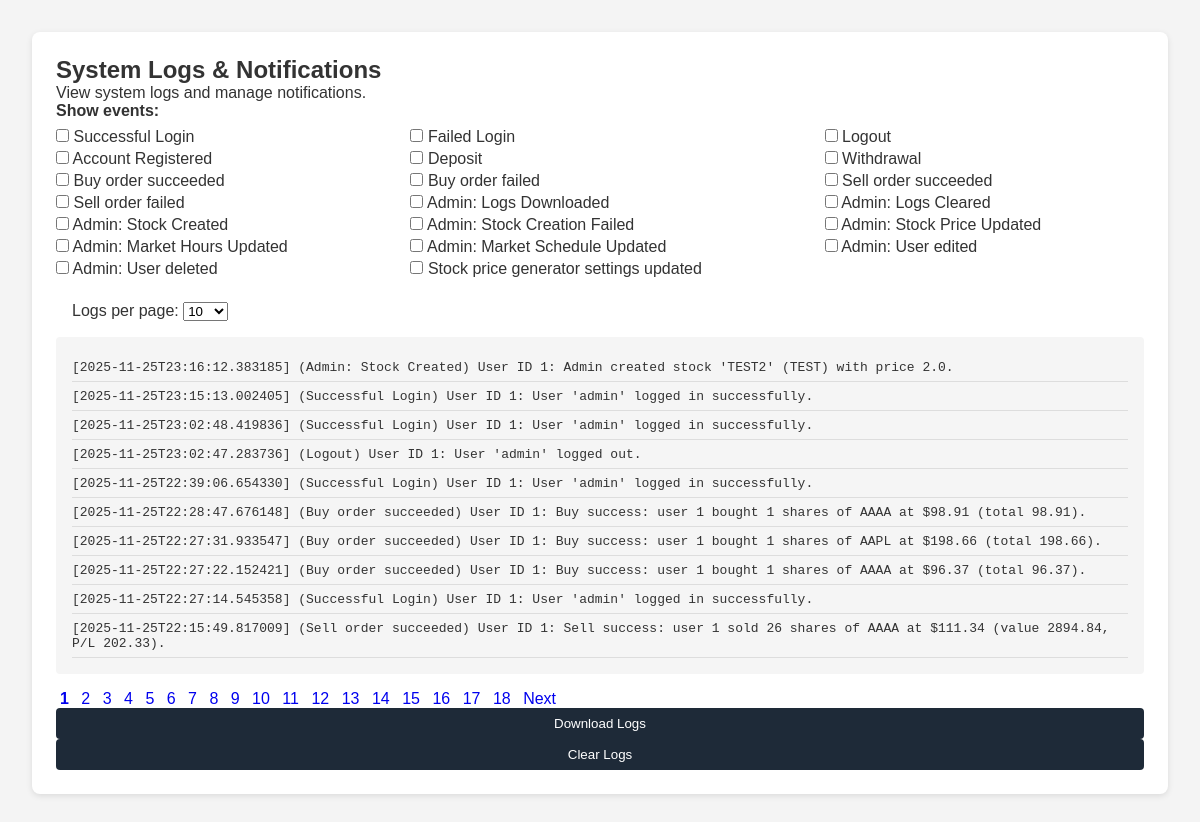
Page /admin/market/logs (signed in) on the earlier database version.
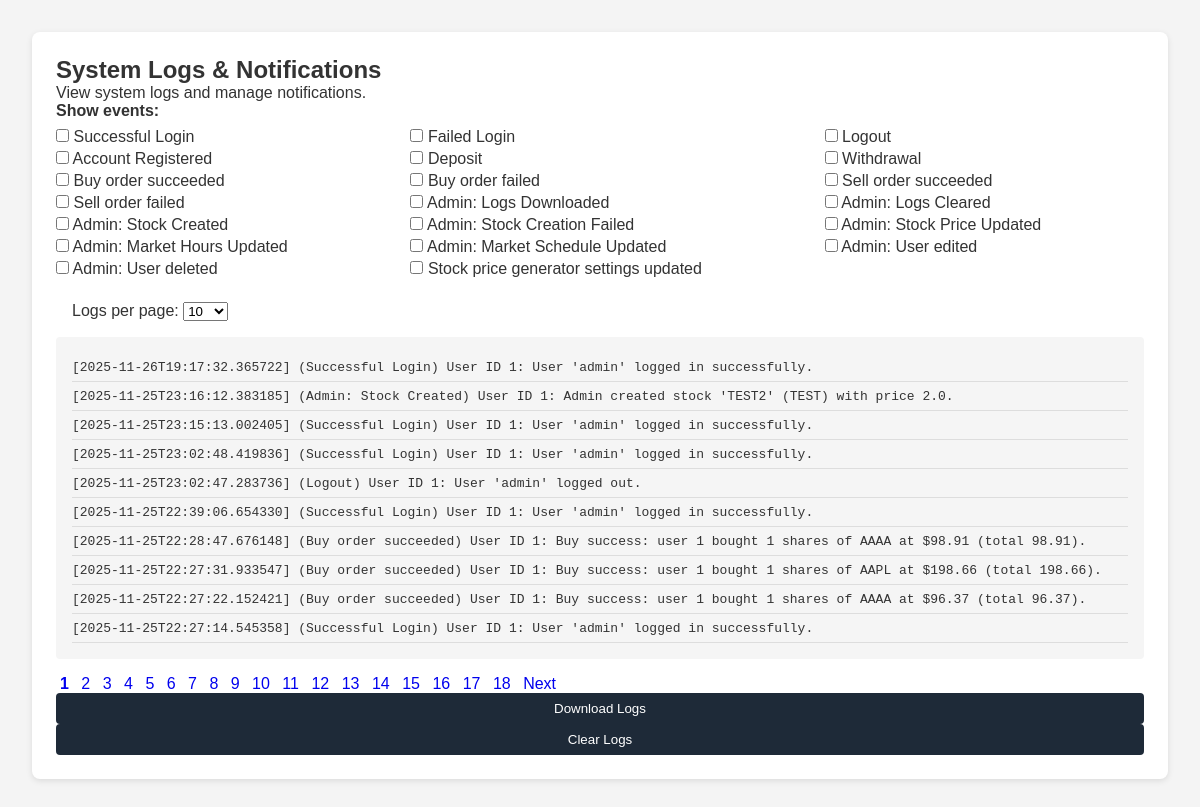
Same page on the later database version.
### tables this page shows
CREATE TABLE logs (
    log_id INTEGER PRIMARY KEY AUTOINCREMENT,
    timestamp TEXT DEFAULT (DATETIME('now')),
    user_id INTEGER,
    type INTEGER NOT NULL,
    details TEXT,
    FOREIGN KEY (user_id) REFERENCES users(user_id)
);

### app.py (the view)
@app.route('/admin/market/logs')
def admin_logs():
    check = require_admin()
    if check:
        return check
    page = int(request.args.get('page', 1))
    per_page = int(request.args.get('per_page', 10))
    selected_types = request.args.getlist("type")  # list of strings
    conn = get_db_connection()
    base_query = "FROM logs"
    params = []
    if selected_types:
        placeholders = ",".join("?" for _ in selected_types)
        base_query += f" WHERE type IN ({placeholders})"
        params.extend(int(t) for t in selected_types)
    count_query = "SELECT COUNT(*) " + base_query
    total_logs = conn.execute(count_query, params).fetchone()[0]
    offset = (page - 1) * per_page
    log_query = (
        "SELECT * " + base_query +
        " ORDER BY timestamp DESC LIMIT ? OFFSET ?"
    )
    logs = conn.execute(log_query, params + [per_page, offset]).fetchall()
    conn.close()
    event_types = {
        1: "Successful Login",
        2: "Failed Login",
        3: "Logout",
        4: "Account Registered",
        10: "Deposit",
        11: "Withdrawal",
        30: "Buy order succeeded",
        31: "Buy order failed",
        32: "Sell order succeeded",
        33: "Sell order failed",
        41: "Admin: Logs Downloaded",
        42: "Admin: Logs Cleared",
        43: "Admin: Stock Created",
        44: "Admin: Stock Creation Failed",
        45: "Admin: Stock Price Updated",
        46: "Admin: Market Hours Updated",
        47: "Admin: Market Schedule Updated",
        48: "Admin: User edited",
        49: "Admin: User deleted",
        50: "Stock price generator settings updated"
    }
    total_pages = (total_logs + per_page - 1) // per_page
    return render_template(
        'admin_logs.html',
        logs=logs,
        page=page,
        per_page=per_page,
        total_pages=total_pages,
        event_types=event_types,
        selected_types=selected_types  # pass list
    )

### app.py (called while the page is built)
def get_db_connection():
    conn = sqlite3.connect(DB_NAME, timeout=5, check_same_thread=False)
    conn.row_factory = sqlite3.Row
    conn.execute("PRAGMA journal_mode=WAL;")
    conn.execute("PRAGMA busy_timeout = 5000;")
    return conn

def require_admin():
    if 'user_id' not in session:
        flash("You must be logged in.", "error")
        return redirect(url_for('login'))
    conn = get_db_connection()
    user = conn.execute(
        'SELECT is_admin FROM users WHERE user_id = ?',
        (session['user_id'],)
    ).fetchone()
    conn.close()
    if not user:
        flash("User not found.", "error")
        return redirect(url_for('login'))
    is_admin = user['is_admin'] if 'is_admin' in user.keys() else 0
    if int(is_admin) != 1:
        flash("Administrator access required.", "error")
        if 'user_id' in session:
            return redirect(url_for('dashboard', user_id=session.get('user_id')))
        return redirect(url_for('login'))
    return None

### templates/admin_logs.html (shortened to what this page needs)
<!DOCTYPE html>
<html lang="en">
<head>
  <link rel="stylesheet" href="{{ url_for('static', filename='styles.css') }}">
</head>
<body>
<main>
<section class="panel">
  <h2>System Logs & Notifications</h2>
  <p>View system logs and manage notifications.</p>
  <form method="get" id="filterForm" style="margin-bottom: 1em;">
    <label><strong>Show events:</strong></label>
    <div class="checkbox-grid">
      {% for id, label in event_types.items() %}
        <label>
          <input type="checkbox"
                 name="type"
                 value="{{ id }}"
                 onchange="document.getElementById('filterForm').submit()">
          {{ label }}
        </label>
      {% endfor %}
    </div>
    <label style="margin-left: 1em; margin-top: 1em; display:block;">
      Logs per page:
      <select name="per_page" onchange="this.form.submit()">
        {% for n in [10,25,50,100] %}
          <option value="{{ n }}" {% if per_page==n %}selected{% endif %}>{{ n }}</option>
        {% endfor %}
      </select>
    </label>
  </form>
  <div style="background: #f5f5f5; padding: 1em; border-radius: 4px; max-height: 400px; overflow-y: auto;">
    {% for log in logs %}
      <div class="log-entry">
        [{{ log['timestamp'] }}] ({{ event_types.get(log['type'], 'Unknown') }})
        {% if log['user_id'] %}User ID {{ log['user_id'] }}{% endif %}: {{ log['details'] }}
      </div>
    {% else %}
      <div>No logs found.</div>
    {% endfor %}
  </div>
  <div class="pagination">
    {% for p in range(1, total_pages+1) %}
      <a href="?page={{ p }}&per_page={{ per_page }}{% for t in selected_types %}&type={{ t }}{% endfor %}"
         class="{% if p==page %}active{% endif %}">
         {{ p }}
      </a>
    {% endfor %}
    {% if page < total_pages %}
      <a href="?page={{ page+1 }}&per_page={{ per_page }}{% for t in selected_types %}&type={{ t }}{% endfor %}">
        Next
      </a>
    {% endif %}
  </div>
  <form action="{{ url_for('admin_logs_download') }}" method="get">
    <button type="submit" class="btn btn-primary">
       Download Logs
    </button>
  </form>
  <form action="{{ url_for('admin_logs_clear') }}" method="post"
        onsubmit="return confirm('Are you sure you want to clear all logs?');">
    <button type="submit" class="btn btn-danger">
       Clear Logs
    </button>
  </form>
</section>
</main>
</body>
</html>

### static/styles.css (style rules this page uses)
* { margin: 0; padding: 0; box-sizing: border-box; font-family: Arial, sans-serif; }
body { background-color: #f4f4f4; color: #333; }
main { padding: 2em; }
.panel { background: #fff; padding: 1.5em; margin-bottom: 2em; border-radius: 8px; box-shadow: 0 2px 6px rgba(0,0,0,0.1); }
form { display: flex; flex-direction: column; gap: 0.5em; }
input { padding: 0.5em; border: 1px solid #ccc; border-radius: 4px; }
button { padding: 0.6em 1em; border: none; background: #1e2a38; color: #fff; border-radius: 4px; cursor: pointer; }
* { margin:0;padding:0;box-sizing:border-box;font-family:Arial, sans-serif }
body { background:#f4f4f4;color:#333 }
main { padding:2em }
.panel { background:#fff;padding:1.5em;margin-bottom:2em;border-radius:8px;box-shadow:0 2px 6px rgba(0,0,0,.1) }

### templates/admin_logs.html (style rules this page uses)
.log-entry { padding: 0.5em 0; border-bottom: 1px solid #ddd; font-family: monospace; }
.pagination { margin-top: 1em; }
.pagination a { margin: 0 0.25em; text-decoration: none; }
.pagination a.active { font-weight: bold; }
.checkbox-grid { display: grid; grid-template-columns: repeat(3, auto); gap: 4px 20px; }

Differences in the rows shown:
no longer on this page (row unchanged): logs: timestamp "2025-11-25T22:15:49.817009", get "Sell order succeeded", user_id "1", details "Sell success: user 1 sold 26 shares of AAAA at $111.34 (value 2894.84, P/L 202.33)."
added logs: timestamp "2025-11-26T19:17:32.365722", get "Successful Login", user_id "1", details "User 'admin' logged in successfully."
